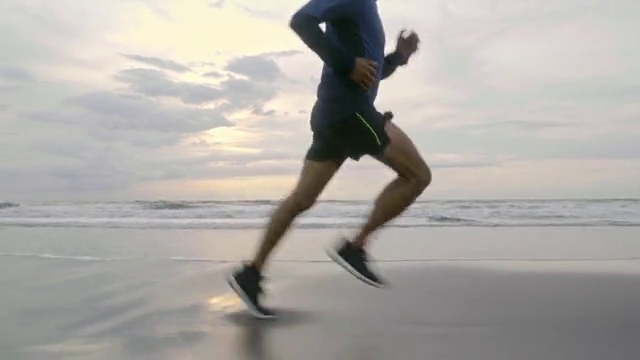
#> input picture frame 31 of görüntü işlme projeleri/3_pose_estimation/video1.mp4, 640 x 360 px, given in place of MOT17-04-DPM.mp4, which was not available
$ python multi_object_tracking.py
#> lines starting #> are read from the running program, lines starting #| are printed output that depends on the picture; pictures that were not available may be replaced by others from this repository, and a replacement may not be noted
import cv2

OPENCV_OBJECT_TRACKERS = {"csrt"      : cv2.TrackerCSRT_create,
		                  "kcf"       : cv2.TrackerKCF_create,
		                  "boosting"  : cv2.legacy.TrackerBoosting_create,
		                  "mil"       : cv2.TrackerMIL_create,
		                  "tld"       : cv2.legacy.TrackerTLD_create,
		                  "medianflow": cv2.legacy.TrackerMedianFlow_create,
		                  "mosse"     : cv2.legacy.TrackerMOSSE_create}

tracker_name = "medianflow"

trackers = cv2.legacy.MultiTracker_create()

video_path = "MOT17-04-DPM.mp4"
cap = cv2.VideoCapture(video_path)

fps = 30
f = 0
while True:

    ret, frame = cap.read()
#> frame is the input picture: shape (360, 640, 3); mean B, G, R 164.8, 169, 172.3
    (H, W) = frame.shape[:2]
#> H = 360; W = 640
    frame = cv2.resize(frame, dsize = (960, 540))
#> frame: shape (540, 960, 3)

    (success , boxes) = trackers.update(frame)
#> success = True; boxes = ()

    info = [("Tracker", tracker_name),
        	("Success", "Yes" if success else "No")]
#> info = [('Tracker', 'medianflow'), ('Success', 'Yes')]

    string_text = ""

    for (i, (k, v)) in enumerate(info):
        text = "{}: {}".format(k, v)
        string_text = string_text + text + " "
#> this loop made 2 passes

    cv2.putText(frame, string_text, (10, 20),cv2.FONT_HERSHEY_SIMPLEX, 0.6, (0, 0, 255), 2)
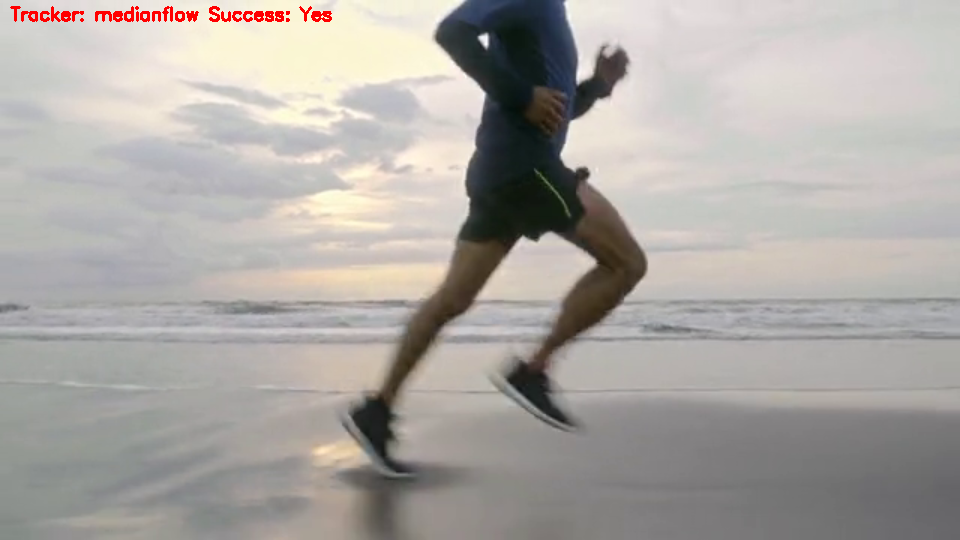
#> frame: shape (540, 960, 3); mean B, G, R 163.9, 168, 172.3

    for box in boxes:
        (x, y, w, h) = [int(v) for v in box]
        cv2.rectangle(frame, (x, y), (x + w, y + h), (0, 255, 0), 2)
#> this loop made 0 passes

    cv2.imshow("Frame", frame)
    key = cv2.waitKey(1) & 0xFF
#> (key q is pressed here)

    if key == ord("t"):

        box = cv2.selectROI("Frame", frame, fromCenter=False)

        tracker = OPENCV_OBJECT_TRACKERS[tracker_name]()
        trackers.add(tracker, frame, box)
    elif key == ord("q"):break

    f = f + 1

cap.release()
cv2.destroyAllWindows()


$ run again, starting later in the video
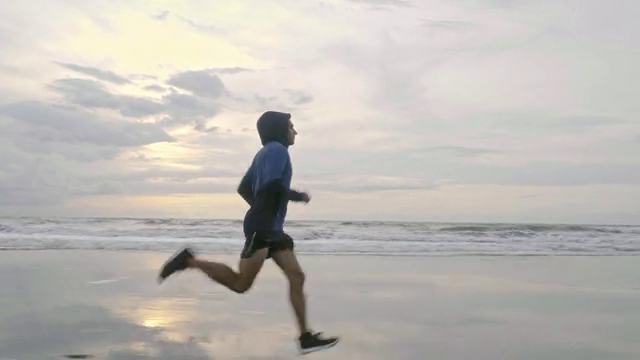
#> input picture frame 141 of görüntü işlme projeleri/3_pose_estimation/video1.mp4, 640 x 360 px, given in place of MOT17-04-DPM.mp4, which was not available
#> frame is the input picture: shape (360, 640, 3); mean B, G, R 181.6, 186.3, 190.2
#> success = True; boxes = ()
#> info = [('Tracker', 'medianflow'), ('Success', 'Yes')]
#> the loop `for (i, (k, v)) in enumerate(info):` made 2 passes
#> `cv2.putText(frame, string_text, (10, 20),cv2.FONT_HERSHEY_SIMPLEX, 0.6..`:
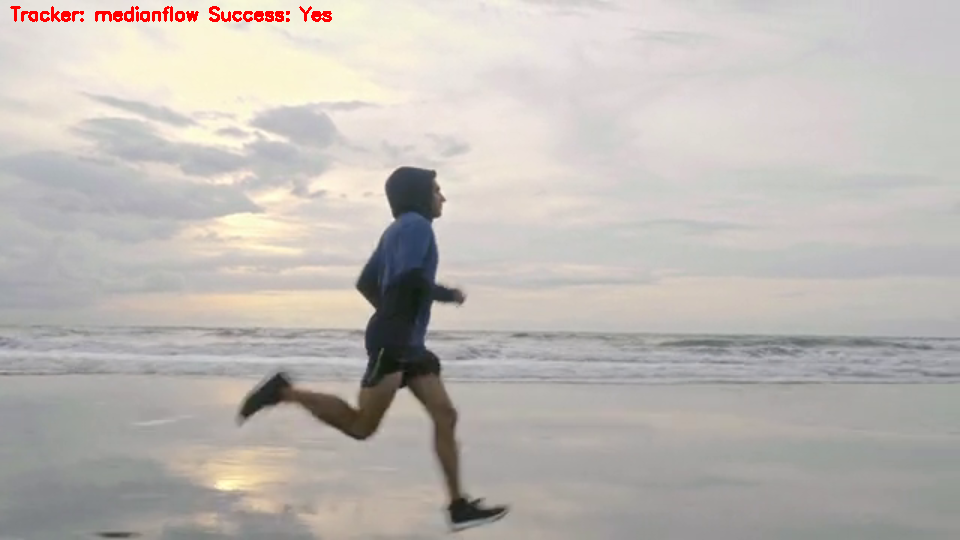
#> frame: shape (540, 960, 3); mean B, G, R 180.7, 185.3, 190.2

$ run again, starting later in the video
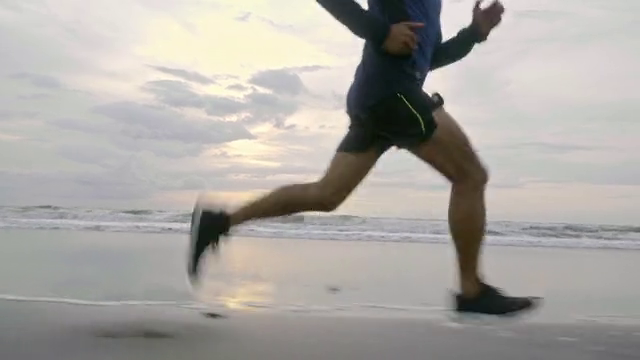
#> input picture frame 252 of görüntü işlme projeleri/3_pose_estimation/video1.mp4, 640 x 360 px, given in place of MOT17-04-DPM.mp4, which was not available
#> frame is the input picture: shape (360, 640, 3); mean B, G, R 162.5, 167, 170.4
#> success = True; boxes = ()
#> info = [('Tracker', 'medianflow'), ('Success', 'Yes')]
#> the loop `for (i, (k, v)) in enumerate(info):` made 2 passes
#> `cv2.putText(frame, string_text, (10, 20),cv2.FONT_HERSHEY_SIMPLEX, 0.6..`:
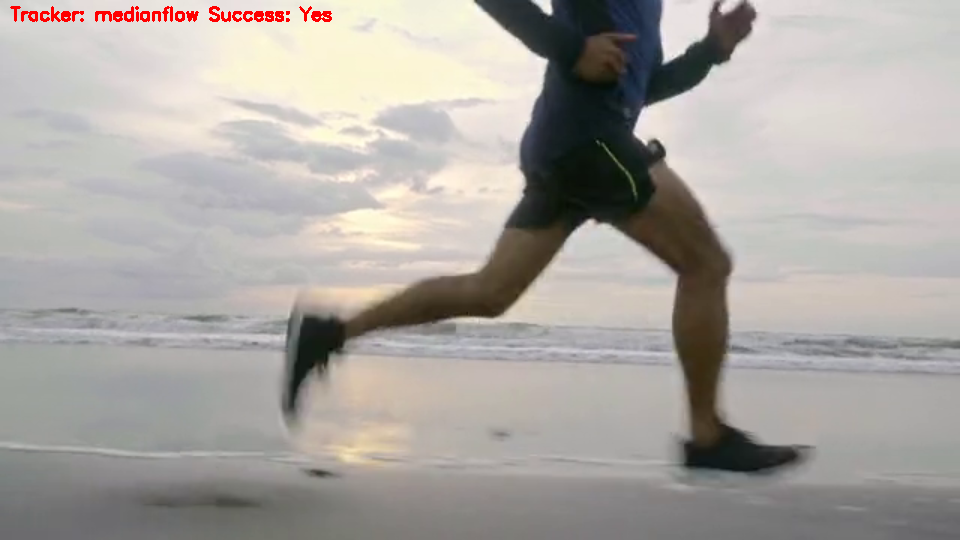
#> frame: shape (540, 960, 3); mean B, G, R 161.6, 166.1, 170.4
